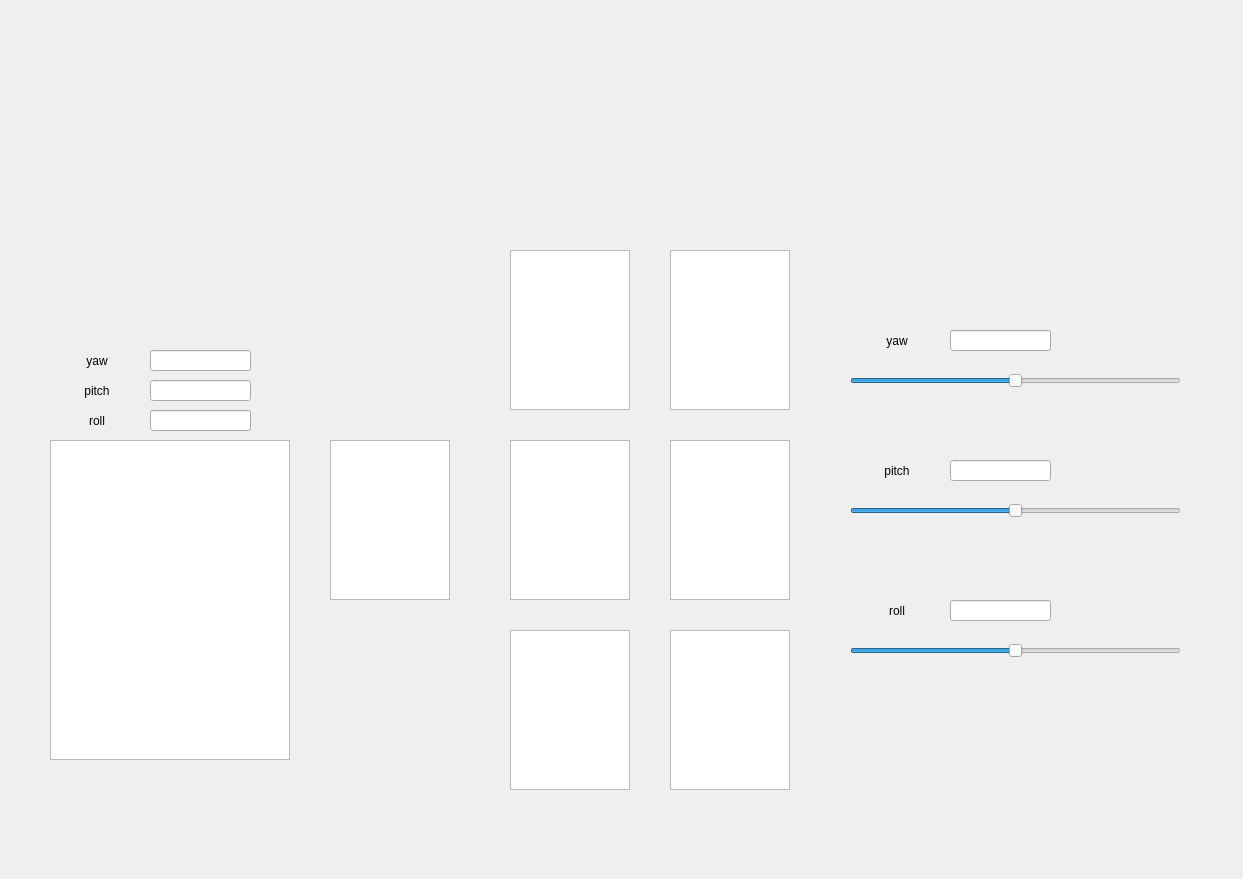
<?xml version="1.0" encoding="UTF-8"?>
<ui version="4.0">
 <class>pic_Widget</class>
 <widget class="QWidget" name="pic_Widget">
  <property name="enabled">
   <bool>true</bool>
  </property>
  <property name="geometry">
   <rect>
    <x>0</x>
    <y>0</y>
    <width>1243</width>
    <height>879</height>
   </rect>
  </property>
  <property name="windowTitle">
   <string>Form</string>
  </property>
  <widget class="QGraphicsView" name="img_viewer">
   <property name="geometry">
    <rect>
     <x>50</x>
     <y>440</y>
     <width>240</width>
     <height>320</height>
    </rect>
   </property>
   <property name="baseSize">
    <size>
     <width>240</width>
     <height>320</height>
    </size>
   </property>
   <property name="whatsThis">
    <string comment="img_viewer" extracomment="img_viewer"/>
   </property>
   <property name="accessibleName">
    <string/>
   </property>
  </widget>
  <widget class="QGraphicsView" name="refStardand">
   <property name="geometry">
    <rect>
     <x>330</x>
     <y>440</y>
     <width>120</width>
     <height>160</height>
    </rect>
   </property>
   <property name="baseSize">
    <size>
     <width>240</width>
     <height>320</height>
    </size>
   </property>
   <property name="mouseTracking">
    <bool>true</bool>
   </property>
  </widget>
  <widget class="QGraphicsView" name="img_x1">
   <property name="geometry">
    <rect>
     <x>510</x>
     <y>250</y>
     <width>120</width>
     <height>160</height>
    </rect>
   </property>
   <property name="baseSize">
    <size>
     <width>240</width>
     <height>320</height>
    </size>
   </property>
   <property name="mouseTracking">
    <bool>true</bool>
   </property>
  </widget>
  <widget class="QGraphicsView" name="img_x2">
   <property name="geometry">
    <rect>
     <x>670</x>
     <y>250</y>
     <width>120</width>
     <height>160</height>
    </rect>
   </property>
   <property name="baseSize">
    <size>
     <width>240</width>
     <height>320</height>
    </size>
   </property>
   <property name="mouseTracking">
    <bool>true</bool>
   </property>
  </widget>
  <widget class="QGraphicsView" name="img_y1">
   <property name="geometry">
    <rect>
     <x>510</x>
     <y>440</y>
     <width>120</width>
     <height>160</height>
    </rect>
   </property>
   <property name="baseSize">
    <size>
     <width>240</width>
     <height>320</height>
    </size>
   </property>
   <property name="mouseTracking">
    <bool>true</bool>
   </property>
  </widget>
  <widget class="QGraphicsView" name="img_y2">
   <property name="geometry">
    <rect>
     <x>670</x>
     <y>440</y>
     <width>120</width>
     <height>160</height>
    </rect>
   </property>
   <property name="baseSize">
    <size>
     <width>240</width>
     <height>320</height>
    </size>
   </property>
   <property name="mouseTracking">
    <bool>true</bool>
   </property>
  </widget>
  <widget class="QGraphicsView" name="img_z1">
   <property name="geometry">
    <rect>
     <x>510</x>
     <y>630</y>
     <width>120</width>
     <height>160</height>
    </rect>
   </property>
   <property name="baseSize">
    <size>
     <width>240</width>
     <height>320</height>
    </size>
   </property>
   <property name="mouseTracking">
    <bool>true</bool>
   </property>
  </widget>
  <widget class="QGraphicsView" name="img_z2">
   <property name="geometry">
    <rect>
     <x>670</x>
     <y>630</y>
     <width>120</width>
     <height>160</height>
    </rect>
   </property>
   <property name="baseSize">
    <size>
     <width>240</width>
     <height>320</height>
    </size>
   </property>
   <property name="mouseTracking">
    <bool>true</bool>
   </property>
  </widget>
  <widget class="QLineEdit" name="lineEdit_yaw">
   <property name="geometry">
    <rect>
     <x>150</x>
     <y>350</y>
     <width>101</width>
     <height>21</height>
    </rect>
   </property>
  </widget>
  <widget class="QLineEdit" name="lineEdit_pitch">
   <property name="geometry">
    <rect>
     <x>150</x>
     <y>380</y>
     <width>101</width>
     <height>21</height>
    </rect>
   </property>
  </widget>
  <widget class="QLineEdit" name="lineEdit_roll">
   <property name="geometry">
    <rect>
     <x>150</x>
     <y>410</y>
     <width>101</width>
     <height>21</height>
    </rect>
   </property>
  </widget>
  <widget class="QLabel" name="label_yaw">
   <property name="geometry">
    <rect>
     <x>70</x>
     <y>350</y>
     <width>54</width>
     <height>21</height>
    </rect>
   </property>
   <property name="text">
    <string>yaw</string>
   </property>
   <property name="alignment">
    <set>Qt::AlignCenter</set>
   </property>
  </widget>
  <widget class="QLabel" name="label_roll">
   <property name="geometry">
    <rect>
     <x>70</x>
     <y>410</y>
     <width>54</width>
     <height>21</height>
    </rect>
   </property>
   <property name="text">
    <string>roll</string>
   </property>
   <property name="alignment">
    <set>Qt::AlignCenter</set>
   </property>
  </widget>
  <widget class="QLabel" name="label_pitch">
   <property name="geometry">
    <rect>
     <x>70</x>
     <y>380</y>
     <width>54</width>
     <height>21</height>
    </rect>
   </property>
   <property name="text">
    <string>pitch</string>
   </property>
   <property name="alignment">
    <set>Qt::AlignCenter</set>
   </property>
  </widget>
  <widget class="QSlider" name="horizontalSlider_yaw">
   <property name="geometry">
    <rect>
     <x>850</x>
     <y>370</y>
     <width>331</width>
     <height>22</height>
    </rect>
   </property>
   <property name="font">
    <font>
     <weight>50</weight>
     <bold>false</bold>
    </font>
   </property>
   <property name="mouseTracking">
    <bool>true</bool>
   </property>
   <property name="tabletTracking">
    <bool>false</bool>
   </property>
   <property name="autoFillBackground">
    <bool>false</bool>
   </property>
   <property name="minimum">
    <number>-90</number>
   </property>
   <property name="maximum">
    <number>90</number>
   </property>
   <property name="singleStep">
    <number>5</number>
   </property>
   <property name="pageStep">
    <number>5</number>
   </property>
   <property name="sliderPosition">
    <number>0</number>
   </property>
   <property name="orientation">
    <enum>Qt::Horizontal</enum>
   </property>
  </widget>
  <widget class="QLabel" name="label_HoriSlider_yaw">
   <property name="geometry">
    <rect>
     <x>870</x>
     <y>330</y>
     <width>54</width>
     <height>21</height>
    </rect>
   </property>
   <property name="text">
    <string>yaw</string>
   </property>
   <property name="alignment">
    <set>Qt::AlignCenter</set>
   </property>
  </widget>
  <widget class="QLineEdit" name="lineEdit__HoriSlider_yaw">
   <property name="geometry">
    <rect>
     <x>950</x>
     <y>330</y>
     <width>101</width>
     <height>21</height>
    </rect>
   </property>
  </widget>
  <widget class="QLabel" name="label_HoriSlider_pitch">
   <property name="geometry">
    <rect>
     <x>870</x>
     <y>460</y>
     <width>54</width>
     <height>21</height>
    </rect>
   </property>
   <property name="text">
    <string>pitch</string>
   </property>
   <property name="alignment">
    <set>Qt::AlignCenter</set>
   </property>
  </widget>
  <widget class="QLineEdit" name="lineEdit__HoriSlider_pitch">
   <property name="geometry">
    <rect>
     <x>950</x>
     <y>460</y>
     <width>101</width>
     <height>21</height>
    </rect>
   </property>
  </widget>
  <widget class="QSlider" name="horizontalSlider_pitch">
   <property name="geometry">
    <rect>
     <x>850</x>
     <y>500</y>
     <width>331</width>
     <height>22</height>
    </rect>
   </property>
   <property name="font">
    <font>
     <weight>50</weight>
     <bold>false</bold>
    </font>
   </property>
   <property name="mouseTracking">
    <bool>true</bool>
   </property>
   <property name="tabletTracking">
    <bool>false</bool>
   </property>
   <property name="autoFillBackground">
    <bool>false</bool>
   </property>
   <property name="minimum">
    <number>-90</number>
   </property>
   <property name="maximum">
    <number>90</number>
   </property>
   <property name="singleStep">
    <number>5</number>
   </property>
   <property name="pageStep">
    <number>5</number>
   </property>
   <property name="sliderPosition">
    <number>0</number>
   </property>
   <property name="orientation">
    <enum>Qt::Horizontal</enum>
   </property>
  </widget>
  <widget class="QLabel" name="label_HoriSlider_roll">
   <property name="geometry">
    <rect>
     <x>870</x>
     <y>600</y>
     <width>54</width>
     <height>21</height>
    </rect>
   </property>
   <property name="text">
    <string>roll</string>
   </property>
   <property name="alignment">
    <set>Qt::AlignCenter</set>
   </property>
  </widget>
  <widget class="QLineEdit" name="lineEdit__HoriSlider_roll">
   <property name="geometry">
    <rect>
     <x>950</x>
     <y>600</y>
     <width>101</width>
     <height>21</height>
    </rect>
   </property>
  </widget>
  <widget class="QSlider" name="horizontalSlider_roll">
   <property name="geometry">
    <rect>
     <x>850</x>
     <y>640</y>
     <width>331</width>
     <height>22</height>
    </rect>
   </property>
   <property name="font">
    <font>
     <weight>50</weight>
     <bold>false</bold>
    </font>
   </property>
   <property name="mouseTracking">
    <bool>true</bool>
   </property>
   <property name="tabletTracking">
    <bool>false</bool>
   </property>
   <property name="autoFillBackground">
    <bool>false</bool>
   </property>
   <property name="minimum">
    <number>-90</number>
   </property>
   <property name="maximum">
    <number>90</number>
   </property>
   <property name="singleStep">
    <number>5</number>
   </property>
   <property name="pageStep">
    <number>5</number>
   </property>
   <property name="sliderPosition">
    <number>0</number>
   </property>
   <property name="orientation">
    <enum>Qt::Horizontal</enum>
   </property>
  </widget>
 </widget>
 <resources/>
 <connections/>
</ui>
